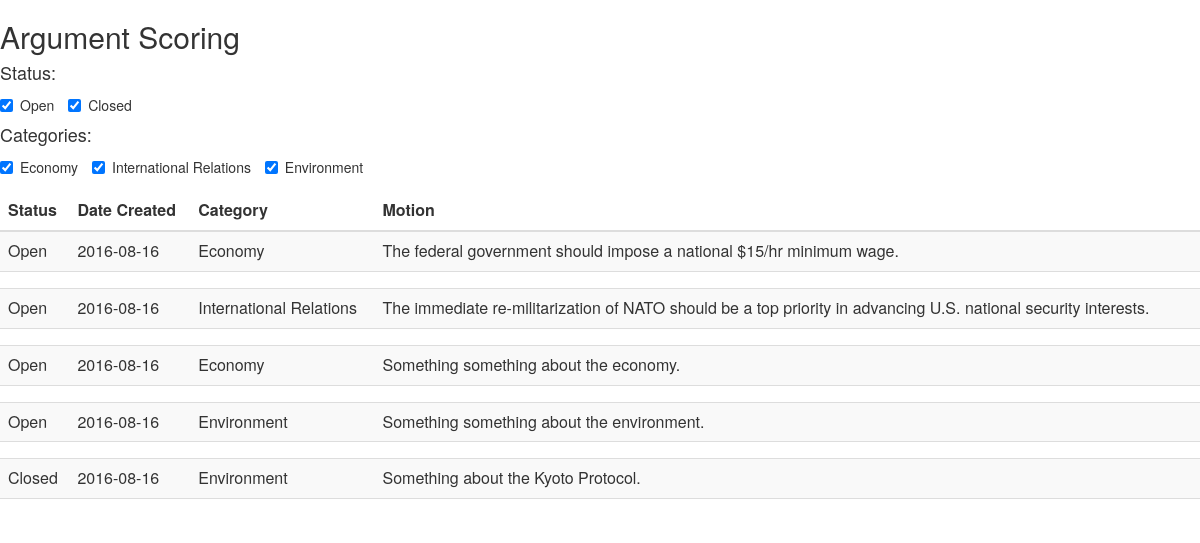
/test (signed in), run on the app's committed database.
### models.py (models this page shows, shortened)
class Topic(db.Model):
    __tablename__ = "topics"
    id = db.Column(db.Integer, primary_key=True)
    category = db.Column(db.String, nullable=False)
    topic = db.Column(db.String, nullable=False)
    author_id = db.Column(db.Integer, ForeignKey('users.id'))
    created_date = db.Column(db.Date, default=datetime.date.today)
    status = db.Column(db.Boolean, nullable=False)
    def return_status(self):
        if self.status == True:
            return "Open"
        else:
            return "Closed"

### app.py (the view)
@app.route('/test', methods=['GET'])
@login_required
def test():
    user_motions = Motion.query.filter_by(user_id = session['user_id']).all()
    user_topic_ids = [motion.topic_id for motion in user_motions]
    categories = db.session.query(Topic.category).distinct().filter(Topic.id.in_(user_topic_ids)).all()
    motions = []
    for motion in user_motions:
        arguments = db.session.query(Argument).filter(Argument.motion_id == motion.id).all()
        topic = db.session.query(Topic).filter(Topic.id == motion.topic_id)
        numbers = []
        for arg in arguments:
            arg_votes = db.session.query(func.count(Vote.id)).filter(Vote.argument_id == arg.id)[0][0]
            arg_score = round(db.session.query(func.avg(Vote.value)).filter(Vote.argument_id == arg.id).all()[0][0], 1) if arg_votes > 0 else 0
            motion_ids = db.session.query(Motion.id).filter(Motion.topic_id == topic[0].id, Motion.user_procon != motion.user_procon).all()
            motion_ids = [mot[0] for mot in motion_ids]
            argument_ids = db.session.query(Argument.id).filter(Argument.motion_id.in_(motion_ids), Argument.procon == arg.procon).all()
            argument_ids = [arg[0] for arg in argument_ids]
            opp_votes = db.session.query(func.count(Vote.id)).filter(Vote.argument_id.in_(argument_ids))[0][0]
            opp_avg_score = round(db.session.query(func.avg(Vote.value)).filter(Vote.argument_id.in_(argument_ids)).all()[0][0], 1) if opp_votes > 0 else 0
            numbers.append(opp_votes)
            numbers.append(opp_avg_score)
            numbers.append(arg_votes)
            numbers.append(arg_score)
        motions.append([topic, arguments, numbers])
    return render_template('test.html', motions = motions, categories = categories)

### app.py (called while the page is built)
def login_required(f):
    @wraps(f)
    def wrap(*args, **kwargs):
        if 'logged_in' in session:
            return f(*args, **kwargs)
        else:
            flash('You need to login first.')
            return redirect(url_for('login'))
    return wrap

### templates/test.html (shortened to what this page needs)
<html>
  <head>
    <link href="{{ url_for('static', filename='bootstrap.min.css') }}" rel="stylesheet" media="screen">
    <link rel="stylesheet" href="http://maxcdn.bootstrapcdn.com/bootstrap/3.3.5/css/bootstrap.min.css">
  </head>
<body>
  <h2> Argument Scoring</h2>
  <form>
    <h4>Status: </h4>
    <label class="checkbox-inline">
      <input type="checkbox" value="" checked="checked">Open
    </label>
    <label class="checkbox-inline">
      <input type="checkbox" value="" checked="checked">Closed
    </label>
    <h4>Categories: </h4>
    {% for cat in categories %}
    <label class="checkbox-inline">
      <input type="checkbox" value="" checked="checked">{{ cat[0] }}
    </label>
    {% endfor %}
  </form>
<table class="table table-striped" id="account-table">
    <thead>
        <tr>
            <th>Status</th>
            <th>Date Created</th>
            <th>Category</th>
            <th>Motion</th>
        </tr>
    </thead>
    <tbody>
      {% for motion in motions %}
      <tr data-toggle="collapse" data-target="#accordion{{ motion[0][0].id }}" data-parent="accordion-toggle">
        <td>{{ motion[0][0].return_status() }}</td>
        <td>{{ motion[0][0].created_date }}</td>
        <td>{{ motion[0][0].category }}</td>
        <td>{{ motion[0][0].topic }}</td>
      </tr>
      <tr>
        <td colspan="4" class="hiddenRow">
        </td>
      </tr>
      {% endfor %}
    </tbody>
</table>
</body>
</html>

### data on the page
Topic: status "Open", created_date "2016-08-16", category "Economy", topic "The federal government should impose a national $15/hr minimum wage."
Topic: status "Open", created_date "2016-08-16", category "International Relations", topic "The immediate re-militarization of NATO should be a top priority in advancing U.S. national security interests."
Topic: status "Open", created_date "2016-08-16", category "Economy", topic "Something something about the economy."
Topic: status "Open", created_date "2016-08-16", category "Environment", topic "Something something about the environment."
Topic: status "Closed", created_date "2016-08-16", category "Environment", topic "Something about the Kyoto Protocol."

### other printed values
{{ cat[0] }} "Economy" "International Relations" "Environment"
